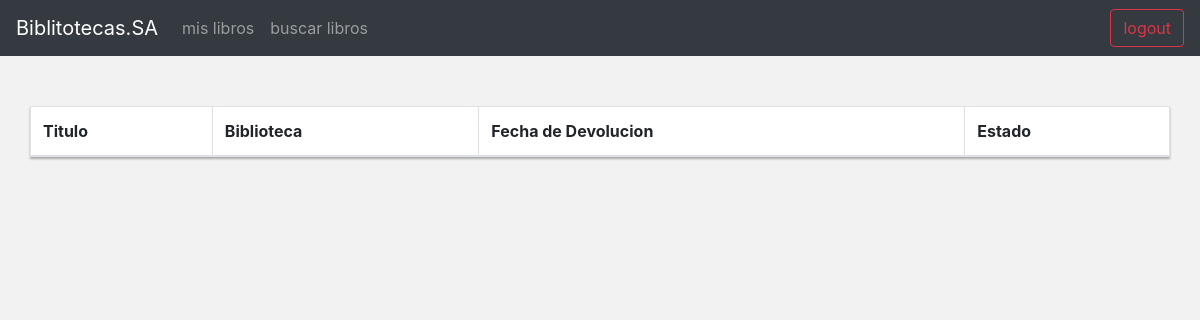
/gestion/mislibros/ (signed in), run on an earlier commit of the app's database.
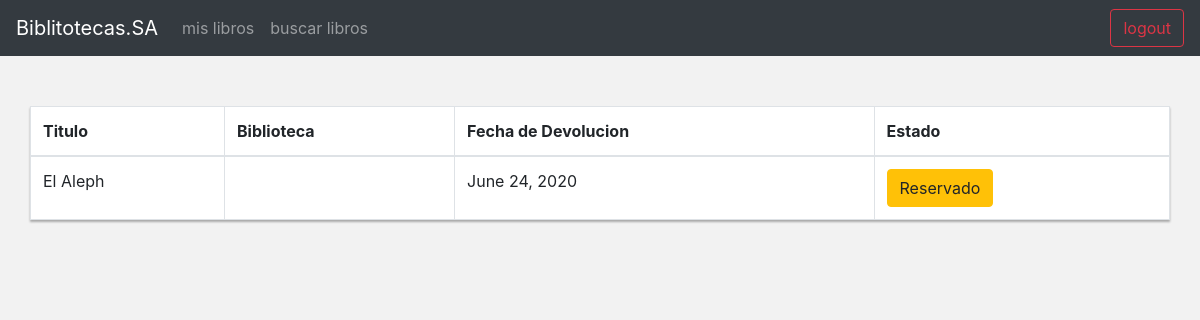
And on a later commit of the database.
### gestionPedidos/models.py (models this page shows, shortened)
class LibroInstancias(models.Model):
    libro = models.ForeignKey('Libros', on_delete=models.SET_NULL, null=True,related_name='libroInstancia')
    editorial=models.CharField(max_length=50)
    fecha_devolucion = models.DateField(null=True, blank=True)
    cliente= models.ForeignKey(settings.AUTH_USER_MODEL, on_delete=models.SET_NULL, null=True, blank=True,related_name='libroInstancia')
    biblioteca= models.ForeignKey("Bibliotecas",on_delete=models.SET_NULL,null=True, blank=True,related_name='libroInstancia')
    ESTADO = (
        ('D', 'Disponible'),
        ('N', 'No disponible'),
    )
    estado = models.CharField(
    max_length=1,
    choices=ESTADO,
    blank=True,
    default='D',
    help_text='Disponiblidad')

class Libros(models.Model):
    titulo= models.CharField(max_length=50)
    autor = models.ForeignKey('Autores', on_delete=models.SET_NULL, null=True)
    isbn= models.CharField(max_length=13)

### gestionPedidos/views.py (the view)
# urls.py: path("mislibros/",views.misLibros, name="misLibros"),
@login_required
@user_passes_test(esLector,login_url='sinPermisos')
def misLibros(request):
    user= request.user._wrapped if hasattr(request.user,'_wrapped') else request.user
    libros= user.libroInstancia.all()
    print(type(libros))
    return render(request,"gestion/misLibros.html",{"libros":libros})

### gestionPedidos/views.py (called while the page is built)
def esLector(user):
    group= getGrupo(user)
    if group.name =="lectores":
        return True
    return False

def getGrupo(user):
    return  user.groups.filter(user=user)[0]

### PortalLibreria/templates/gestion/misLibros.html (shortened to what this page needs)
{% extends 'main.html' %}
{% block content %}
<link rel="stylesheet" href="https://stackpath.bootstrapcdn.com/bootstrap/4.4.1/css/bootstrap.min.css">
{% load static %}
<link rel="stylesheet" type="text/css" href="{% static "css/esto.css" %}">
<div class="container">
	<div class="row">
		<table class="table table-bordered">
    <thead>
      <tr>
        <th>Titulo </th>
        <th>Biblioteca</th>
        <th>Fecha de Devolucion</th>
        <th>Estado</th>
      </tr>
    </thead>
    <tbody>
      {% for libro in libros %}
      <tr>
        <td>{{libro.libro.titulo}}</td>
        <td>{{libro.biblioteca.nombre}}</td>
        <td >{{libro.fecha_devolucion}}</td>
        {% if libro.fecha_devolucion < datetime.now %}
        <td><button type="button" class="btn btn-danger">Atrasado</button></td>
        {% else %}
        <td><button type="button" class="btn btn-warning">Reservado</button></td>
        {% endif %}
      </tr>
      {% endfor %}
    </tbody>
  </table>
	</div>
</div>
{% endblock %}

What changed in the data, as far as the page shows it:
added LibroInstancias: libro.titulo "El Aleph", fecha_devolucion "June 24, 2020", shows "Reservado"
